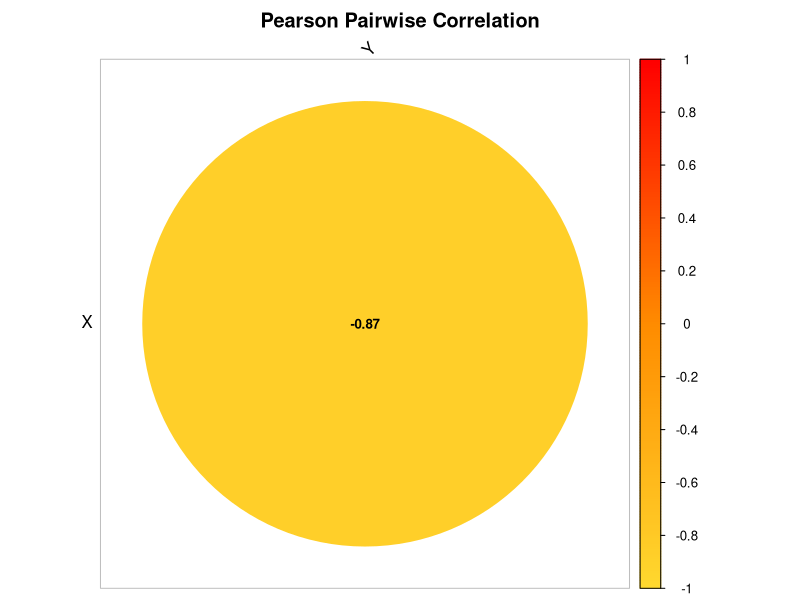
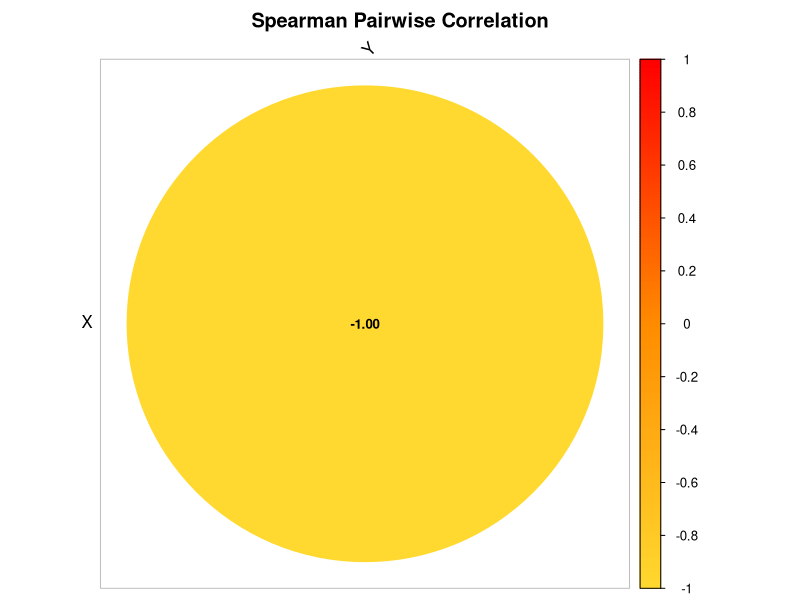

Recreate these plots in R, in order.
################################################################################
################ CORRELATION-BASED NETWORK INFERENCE ###########################
################################################################################

# ============================================================
# Working Directory
# ============================================================

setwd('/Users/gio/Desktop/My Dissertation/Dissertation Focus/Main Version/1_Basic_Net_Raw/Simple_Network_3')

# ============================================================
# Required Libraries
# ============================================================

library(dplyr)
library(tidyr)
library(corrplot)

################################################################################
################################################################################

# ============================================================
# CORRELATION-BASED NETWORK INFERENCE
# Pearson and Spearman Correlation
# ============================================================
#
# Purpose:
#   • Provide classical baseline methods for comparison with CIRN
#   • Infer signed but UNDIRECTED associations
#   • Convert associations into directed edges for evaluation
#
# NOTE:
#   Correlation does NOT infer causality or direction.
#   Edges are duplicated in both directions for comparability.
# ============================================================

infer_network_correlation <- function(df, time_col, method = "pearson",
                                      cor_threshold = 0.3,
                                      p_threshold = 0.05) {
  
  # ------------------------------------------------------------
  # 1. Remove time column
  # ------------------------------------------------------------
  
  vars <- setdiff(names(df), time_col)
  data_mat <- df[, vars]
  
  # ------------------------------------------------------------
  # 2. Start runtime measurement
  # ------------------------------------------------------------
  
  start_time <- Sys.time()
  
  # ------------------------------------------------------------
  # 3. Compute correlation matrix
  # ------------------------------------------------------------
  
  cor_matrix <- cor(
    data_mat,
    method = method,
    use = "pairwise.complete.obs"
  )
  
  # ------------------------------------------------------------
  # 4. Compute p-values
  # ------------------------------------------------------------
  
  p_matrix <- matrix(
    NA,
    nrow = length(vars),
    ncol = length(vars),
    dimnames = list(vars, vars)
  )
  
  for (i in seq_along(vars)) {
    for (j in seq_along(vars)) {
      
      if (i == j) next
      
      test <- suppressWarnings(
        cor.test(
          data_mat[[vars[i]]],
          data_mat[[vars[j]]],
          method = method
        )
      )
      
      p_matrix[i, j] <- test$p.value
    }
  }
  
  # ------------------------------------------------------------
  # 5. Edge extraction
  # ------------------------------------------------------------
  
  edges <- data.frame()
  
  for (i in seq_along(vars)) {
    for (j in seq_along(vars)) {
      
      if (i == j) next
      
      r <- cor_matrix[i, j]
      p <- p_matrix[i, j]
      
      if (!is.na(r) &&
          abs(r) >= cor_threshold &&
          p < p_threshold) {
        
        edges <- rbind(
          edges,
          data.frame(
            predictor_set = paste0(method, "_correlation"),
            term = vars[i],
            target = vars[j],
            omega = r,
            odds_ratio = NA,
            sign = sign(r),
            regulation_type = ifelse(
              r > 0,
              "activation",
              "inhibition"
            ),
            rel_strength = abs(r),
            hdi_lower95 = NA,
            hdi_upper95 = NA,
            eti_lower95 = NA,
            eti_upper95 = NA,
            method = paste(method, "correlation")
          )
        )
      }
    }
  }
  
  # ------------------------------------------------------------
  # 6. Stop runtime measurement
  # ------------------------------------------------------------
  
  end_time <- Sys.time()
  
  runtime_seconds <- as.numeric(
    difftime(end_time, start_time, units = "secs")
  )
  
  message(
    "⏱ ", method, " correlation runtime: ",
    round(runtime_seconds, 4),
    " seconds"
  )
  
  return(list(
    edges = edges,
    runtime = runtime_seconds,
    cor_matrix = cor_matrix,
    p_matrix = p_matrix
  ))
}

################################################################################
################################################################################

# ============================================================
# Bubble Correlation Heatmap (like your example)
# ============================================================

plot_correlation_bubble <- function(cor_matrix, method_name = "Correlation") {
  
  corrplot(
    cor_matrix,
    
    method = "circle",           # circles like your figure
    type = "upper",              # upper triangle
    
    addCoef.col = "black",       # numbers inside circles
    number.cex = 0.8,
    
    col = colorRampPalette(
      c("#FFD92F", "#FF8C00", "#FF0000")
    )(200),                      # yellow → orange → red
    
    tl.col = "black",
    tl.srt = 45,
    
    diag = FALSE,
    
    title = paste(method_name, "Pairwise Correlation"),
    mar = c(0,0,2,0)
  )
}

################################################################################
################################################################################

# ============================================================
# Load Dataset
# ============================================================

sim_df <- read.csv("Simple_Network_3.csv") %>%
  na.omit()

time_col <- names(sim_df)[1]

################################################################################
################################################################################

# ============================================================
# Pearson Correlation Network
# ============================================================

pearson_res <- infer_network_correlation(
  df = sim_df,
  time_col = time_col,
  method = "pearson"
)

pearson_edges <- pearson_res$edges
pearson_edges

pearson_cor_mat <- pearson_res$cor_matrix
pearson_cor_mat

pearson_p_mat <- pearson_res$p_matrix
pearson_p_mat

# Pearson bubble heatmap

plot_correlation_bubble(
  pearson_res$cor_matrix,
  "Pearson"
)

################################################################################
################################################################################

# ============================================================
# Spearman Correlation Network
# ============================================================

spearman_res <- infer_network_correlation(
  df = sim_df,
  time_col = time_col,
  method = "spearman"
)

spearman_edges <- spearman_res$edges
spearman_edges

spearman_cor_mat <- spearman_res$cor_matrix
spearman_cor_mat

spearman_p_mat <- spearman_res$p_matrix
spearman_p_mat

# Spearman bubble heatmap

plot_correlation_bubble(
  spearman_res$cor_matrix,
  "Spearman"
)

################################################################################
################################################################################

# ============================================================
# Optional: Save figures for thesis / manuscript
# ============================================================

#pdf("Pearson_Correlation_Bubble.pdf", width = 6, height = 6)

#plot_correlation_bubble(
#  pearson_res$cor_matrix,
#  "Pearson"
#)

#dev.off()


#pdf("Spearman_Correlation_Bubble.pdf", width = 6, height = 6)

#plot_correlation_bubble(
#  spearman_res$cor_matrix,
#  "Spearman"
#)

#dev.off()

################################################################################
############################### ~ END ~ ########################################
################################################################################
